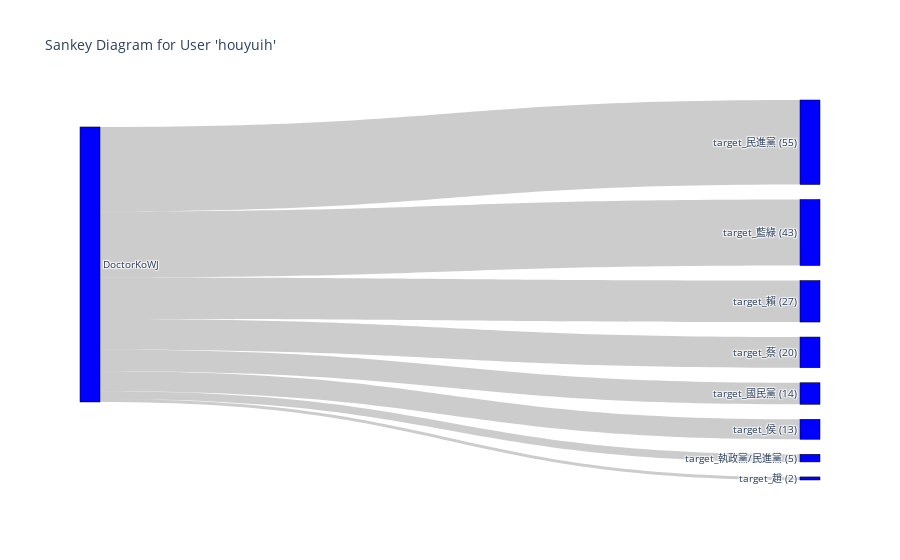

Notebook code cell kept with this figure:
### Code cell
import pandas as pd
import plotly.graph_objects as go

# Filter the DataFrame for the user 'chingte'
df_houyuih = main_df_no_live[main_df_no_live['User Name'] == 'DoctorKoWJ']

# Select columns that have 'target_' as a prefix
target_columns = [col for col in df_houyuih.columns if col.startswith('target_')]

# Calculate the cumulative values for each 'target_' column
cumulative_values = df_houyuih[target_columns].sum().tolist()

# Create labels with cumulative values
labels_with_values = [f"{col} ({val})" for col, val in zip(target_columns, cumulative_values)]

# Create the Sankey chart
fig = go.Figure(data=[go.Sankey(
    node = dict(
      pad = 15,
      thickness = 20,
      line = dict(color = "black", width = 0.5),
      label = ['DoctorKoWJ'] + labels_with_values,  # Include 'houyuih' in the labels
      color = "blue"
    ),
    link = dict(
      source = [0]*len(target_columns),  # All links start from the first node ('houyuih')
      target = list(range(1, len(target_columns) + 1)),  # Links end at each 'target_' node
      value = cumulative_values
    )
)])

fig.update_layout(title_text="Sankey Diagram for User 'houyuih'", font_size=10)
fig.show()

### Figure 1 — Plotly figure (JSON) as saved in the notebook; plotly's stock layout.template omitted (floating-point values rounded to 4 significant figures)
{"data": [{"link": {"source": [0, 0, 0, 0, 0, 0, 0, 0, 0, 0, 0, 0, 0, 0, 0, 0, 0, 0, 0], "target": [1, 2, 3, 4, 5, 6, 7, 8, 9, 10, 11, 12, 13, 14, 15, 16, 17, 18, 19], "value": [0, 27, 55, 0, 13, 0, 0, 43, 0, 20, 0, 2, 0, 0, 14, 0, 0, 0, 5]}, "node": {"color": "blue", "label": ["DoctorKoWJ", "target_藍白合 (0)", "target_賴 (27)", "target_民進黨 (55)", "target_在野黨 (0)", "target_侯 (13)", "target_馬英九 (0)", "target_藍白 (0)", "target_藍綠 (43)", "target_綠營 (0)", "target_蔡 (20)", "target_柯 (0)", "target_趙 (2)", "target_民眾黨 (0)", "target_馬前總統 (0)", "target_國民黨 (14)", "target_朱 (0)", "target_在野黨/國民黨 (0)", "target_蕭 (0)", "target_執政黨/民進黨 (5)"], "line": {"color": "black", "width": 0.5}, "pad": 15, "thickness": 20}, "type": "sankey"}], "layout": {"font": {"size": 10}, "title": {"text": "Sankey Diagram for User 'houyuih'"}}}
